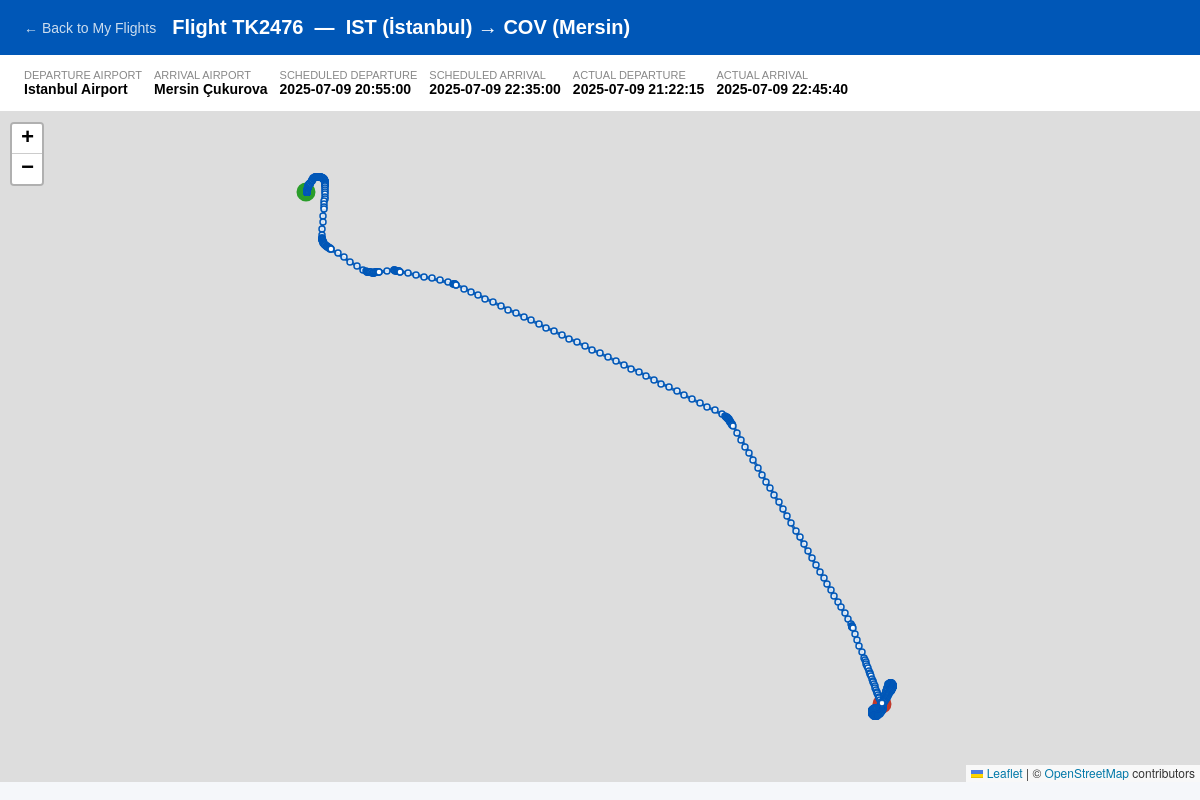
Screenshot of /project/user/flight_path.php?flightNumber=TK2476&scheduledDeparture=2025-07-09+20:55:00 (signed in) with the database file from the repository.
### tables this page shows
CREATE TABLE flight (
  aircraftRegistration varchar(8),  
  departedAirport varchar(6) NOT NULL,  
  arrivedAirport varchar(6) NOT NULL,  
  flightNumber varchar(6) NOT NULL,  
  scheduledDeparture datetime NOT NULL,  
  scheduledArrival datetime NOT NULL,  
  actualDeparture datetime NOT NULL,  
  actualArrival datetime NOT NULL,  
  PRIMARY KEY (flightNumber, scheduledDeparture),
  CONSTRAINT flightFliesFrom FOREIGN KEY (departedAirport) REFERENCES airport (codeICAO),
  CONSTRAINT flightFliesTo FOREIGN KEY (arrivedAirport) REFERENCES airport (codeICAO),
  CONSTRAINT flightUsesAircraft FOREIGN KEY (aircraftRegistration) REFERENCES aircraft (registration) ON UPDATE CASCADE
);

CREATE TABLE airport (
  latitude float(11) NOT NULL,  
  longitude float(11) NOT NULL,  
  codeICAO varchar(4) PRIMARY KEY NOT NULL,  
  codeIATA varchar(3),  
  runways varchar(100) NOT NULL,  
  pname varchar(100) NOT NULL,  
  city varchar(100) NOT NULL,  
  country varchar(2) NOT NULL,  
  avgAircraftToRunway int(11),  
  avgGateToAircraftByBus int(11)  
);

### project/user/flight_path.php (the view, shortened to what this page needs)
<?php
$flightNumber       = isset($_GET['flightNumber'])       ? trim($_GET['flightNumber'])       : '';
$scheduledDeparture = isset($_GET['scheduledDeparture']) ? trim($_GET['scheduledDeparture']) : '';
$host   = "127.0.0.1";
$dbname = "flightdiary306";
$dbuser = "root";
$dbpass = "";
try {
    $pdo = new PDO("mysql:host=$host;dbname=$dbname;charset=utf8mb4", $dbuser, $dbpass);
    $pdo->setAttribute(PDO::ATTR_ERRMODE, PDO::ERRMODE_EXCEPTION);
    $flightStmt = $pdo->prepare("
        SELECT
            f.flightNumber,
            f.scheduledDeparture,
            f.scheduledArrival,
            f.actualDeparture,
            f.actualArrival,
            dep.pname    AS depName,
            dep.city     AS depCity,
            dep.codeIATA AS depIATA,
            dep.latitude AS depLat,
            dep.longitude AS depLng,
            arr.pname    AS arrName,
            arr.city     AS arrCity,
            arr.codeIATA AS arrIATA,
            arr.latitude AS arrLat,
            arr.longitude AS arrLng
        FROM flight f
        JOIN airport dep ON dep.codeICAO = f.departedAirport
        JOIN airport arr ON arr.codeICAO = f.arrivedAirport
        WHERE f.flightNumber = ?
          AND f.scheduledDeparture = ?
        LIMIT 1
    ");
    $flightStmt->execute([$flightNumber, $scheduledDeparture]);
    $flight = $flightStmt->fetch(PDO::FETCH_ASSOC);
    $pathStmt = $pdo->prepare("
        SELECT latitude, longitude, altitude, speed, heading, epochTimestamp
        FROM path
        WHERE flightNumber = ?
        ORDER BY epochTimestamp ASC
    ");
    $pathStmt->execute([$flightNumber]);
    $pathPoints = $pathStmt->fetchAll(PDO::FETCH_ASSOC);
} catch (PDOException $e) {
    die("Database error: " . $e->getMessage());
}
?>
<!DOCTYPE html>
<html lang="en">
<head>
    <link rel="stylesheet" href="https://unpkg.com/leaflet@1.9.4/dist/leaflet.css" />
</head>
<body>
<header>
    <a href="tickets.php">&larr; Back to My Flights</a>
    <h1>
        Flight <?php echo htmlspecialchars($flightNumber); ?> &nbsp;&mdash;&nbsp;
        <?php echo htmlspecialchars($flight['depIATA'] . ' (' . $flight['depCity'] . ')'); ?>
        &rarr;
        <?php echo htmlspecialchars($flight['arrIATA'] . ' (' . $flight['arrCity'] . ')'); ?>
    </h1>
</header>
<div class="info-bar">
    <div class="info-item">
        <span>Departure Airport</span>
        <span><?php echo htmlspecialchars($flight['depName']); ?></span>
    </div>
    <div class="info-item">
        <span>Arrival Airport</span>
        <span><?php echo htmlspecialchars($flight['arrName']); ?></span>
    </div>
    <div class="info-item">
        <span>Scheduled Departure</span>
        <span><?php echo htmlspecialchars($flight['scheduledDeparture']); ?></span>
    </div>
    <div class="info-item">
        <span>Scheduled Arrival</span>
        <span><?php echo htmlspecialchars($flight['scheduledArrival']); ?></span>
    </div>
    <div class="info-item">
        <span>Actual Departure</span>
        <span><?php echo htmlspecialchars($flight['actualDeparture']); ?></span>
    </div>
    <div class="info-item">
        <span>Actual Arrival</span>
        <span><?php echo htmlspecialchars($flight['actualArrival']); ?></span>
    </div>
</div>
<?php if (empty($pathPoints)): ?>
    <div class="no-path">No flight path data available for this flight.</div>
<?php else: ?>
    <div id="map"></div>
<?php endif; ?>
</body>
</html>

### project/user/flight_path.php (style rules this page uses)
* { box-sizing: border-box; margin: 0; padding: 0; }
body { font-family: Arial, sans-serif; background: #f5f7fa; }
header { background: #0057b7; color: #fff; padding: 16px 24px; display: flex; align-items: center; gap: 16px; }
header a { color: #cde; text-decoration: none; font-size: 14px; }
header h1 { font-size: 20px; }
.info-bar { display: flex; flex-wrap: wrap; gap: 12px; padding: 14px 24px; background: #fff; border-bottom: 1px solid #ddd; font-size: 14px; }
.info-item { display: flex; flex-direction: column; }
.info-item span:first-child { font-size: 11px; color: #888; text-transform: uppercase; }
.info-item span:last-child { font-weight: bold; }
#map { width: 100%; height: calc(100vh - 130px); }

### rows the page displays
flight: departedAirport.city "IST (İstanbul)", arrivedAirport.city "COV (Mersin)", departedAirport.pname "Istanbul Airport", arrivedAirport.pname "Mersin Çukurova", scheduledDeparture "2025-07-09 20:55:00", scheduledArrival "2025-07-09 22:35:00", actualDeparture "2025-07-09 21:22:15", actualArrival "2025-07-09 22:45:40"

### other values shown
$flightNumber "TK2476"
